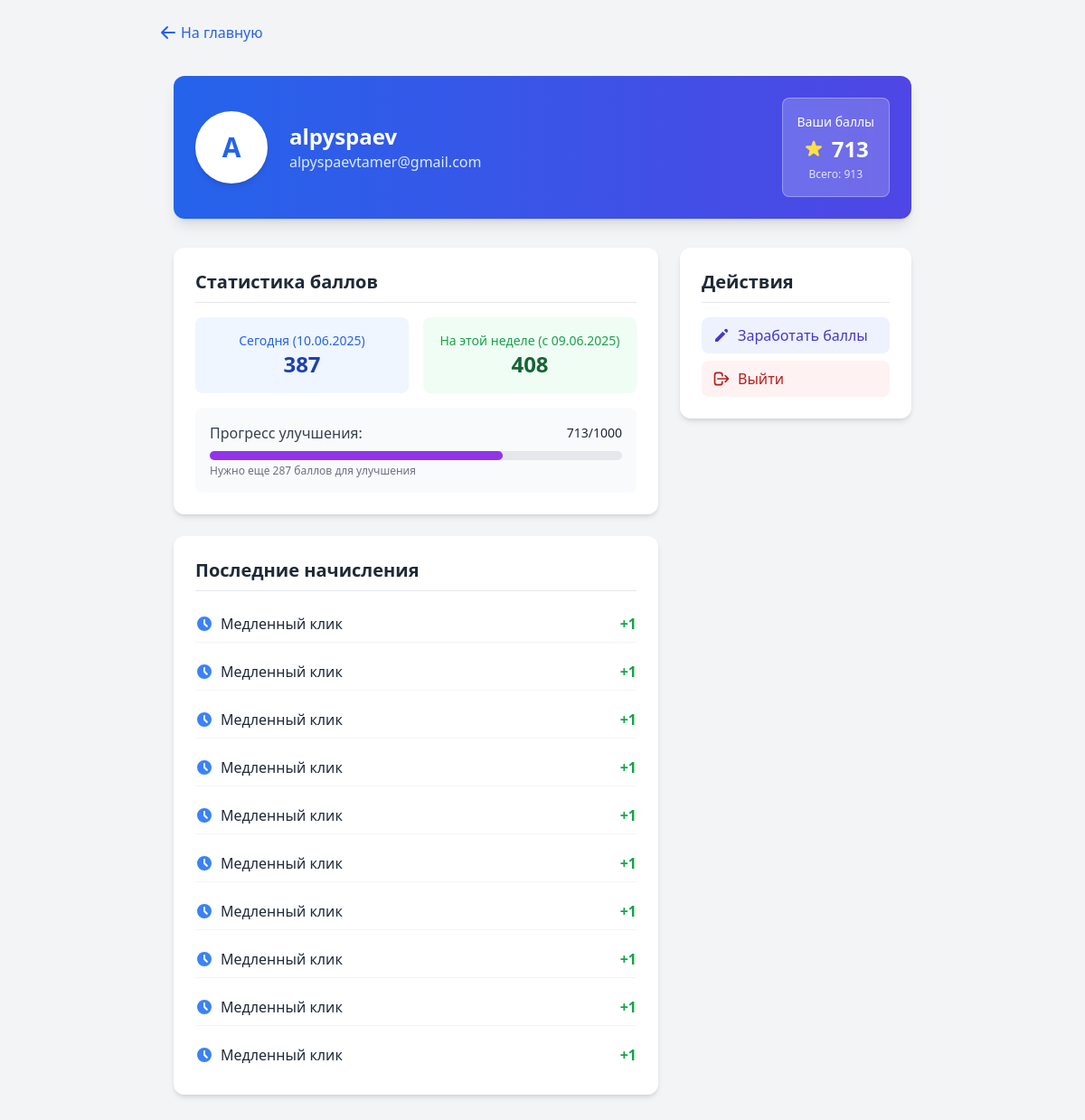
The app's page /profile/ (signed in), older data.
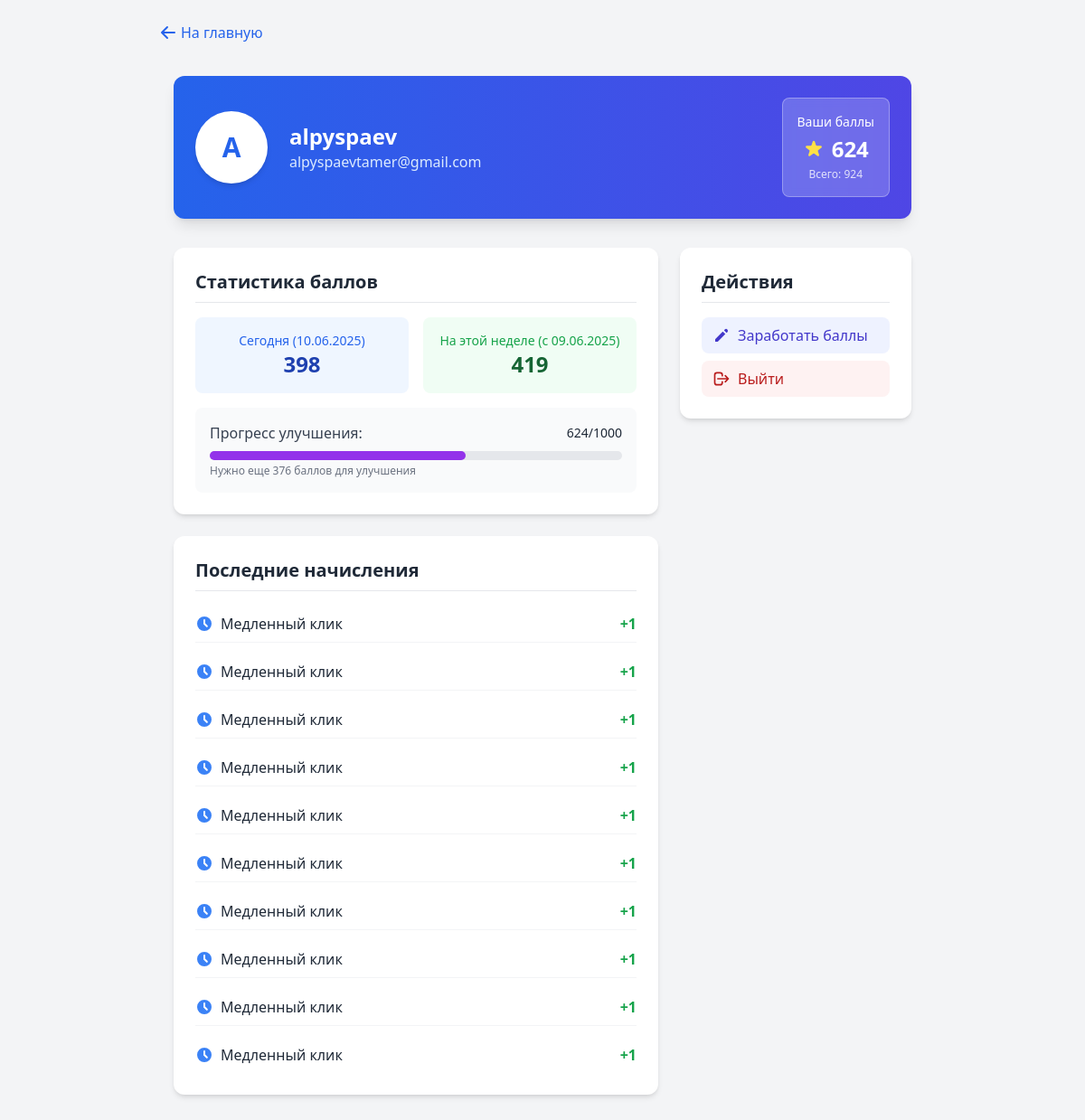
The same page, newer data.
### core/models.py (models this page shows, shortened)
class UserPoints(models.Model):
    SLOW_CLICK_COOLDOWN = timedelta(minutes=15)
    MESSAGE_COST = 100
    UPGRADE_COST = 1000
    DAILY_FAST_CLICKS_LIMIT = 100
    FAST_CLICK_MIN = 5
    FAST_CLICK_MAX = 10
    FAST_CLICK_UPGRADED_MIN = 10
    FAST_CLICK_UPGRADED_MAX = 20
    user = models.OneToOneField(User, on_delete=models.CASCADE, related_name='points_profile')
    points = models.PositiveIntegerField(default=0, validators=[MinValueValidator(0)])
    total_points = models.PositiveIntegerField(default=0)
    is_upgraded = models.BooleanField(default=False)
    last_slow_click = models.DateTimeField(null=True, blank=True)
    last_activity = models.DateTimeField(auto_now=True)
    fast_clicks_today = models.PositiveIntegerField(default=0)
    first_click_today = models.DateTimeField(null=True, blank=True)  # Новое поле для времени первого клика
    objects = UserPointsManager()
    class Meta:
        indexes = [
            models.Index(fields=['user']),
            models.Index(fields=['last_activity']),
        ]
    def get_daily_points(self, date=None):
        date = date or timezone.now().date()
        return self.history.filter(
            created_at__date=date,
            type__in=['slow_click', 'fast_click', 'bonus']
        ).aggregate(total=Sum('amount'))['total'] or 0
    def get_weekly_points(self):
        week_ago = timezone.now() - timedelta(days=7)
        return self.history.filter(
            created_at__gte=week_ago,
            type__in=['slow_click', 'fast_click', 'bonus']
        ).aggregate(total=Sum('amount'))['total'] or 0

class PointHistory(models.Model):
    TYPE_CHOICES = [
        ('slow_click', 'Медленный клик'),
        ('fast_click', 'Быстрый клик'),
        ('spend', 'Списание'),
        ('chat', 'Чат'),
        ('upgrade', 'Улучшение'),
        ('bonus', 'Бонус'),
        ('other', 'Другое'),
    ]
    user_points = models.ForeignKey(UserPoints, on_delete=models.CASCADE, related_name='history')
    amount = models.IntegerField()
    type = models.CharField(max_length=20, choices=TYPE_CHOICES)
    created_at = models.DateTimeField(auto_now_add=True)
    reason = models.CharField(max_length=255, blank=True, default="")
    class Meta:
        ordering = ['-created_at']
        indexes = [
            models.Index(fields=['-created_at']),
            models.Index(fields=['user_points']),
        ]

### core/views.py (the view)
# urls.py: path('profile/', profile_view, name='profile'),
@login_required
def profile_view(request):
    try:
        user_points = UserPoints.objects.get(user=request.user)
        today = timezone.now().date()
        start_of_week = today - timedelta(days=today.weekday())
        context = {
            'user_points': user_points,
            'daily_points': user_points.get_daily_points(),
            'weekly_points': user_points.get_weekly_points(),
            'remaining_points': max(0, 1000 - user_points.points),
            'point_history': user_points.history.all().order_by('-created_at')[:10],
            'start_of_week': start_of_week.strftime('%d.%m.%Y'),
            'today': today.strftime('%d.%m.%Y')
        }
        return render(request, 'user/profile.html', context)
    except ObjectDoesNotExist:
        user_points = UserPoints.objects.create(user=request.user)
        return redirect('profile')

### core/templates/user/profile.html (shortened to what the changed rows need)
{% extends 'base.html' %}
{% load tz %}
{% load static %}
{% block content %}
{% timezone "Europe/Moscow" %}
<div class="max-w-4xl mx-auto px-4 py-8">
    <div class="bg-gradient-to-r from-blue-600 to-indigo-600 rounded-xl p-6 shadow-lg mb-8">
        <div class="flex items-center justify-between">
            <div class="flex items-center">
                <div>
                    <h1 class="text-2xl font-bold text-white">
                        {{ request.user.get_full_name|default:request.user.username }}
                    </h1>
                </div>
            </div>
            <div class="bg-white/20 backdrop-blur-sm rounded-lg p-4 text-center border border-white/30">
                <div class="text-white text-sm mb-1">Ваши баллы</div>
                <div class="flex items-center justify-center space-x-2">
                    <span class="text-2xl font-bold text-white">{{ user_points.points }}</span>
                </div>
                <div class="text-white/80 text-xs mt-1">Всего: {{ user_points.total_points }}</div>
            </div>
        </div>
    </div>
    <div class="grid grid-cols-1 md:grid-cols-3 gap-6">
        <div class="md:col-span-2 space-y-6">
            <div class="bg-white rounded-xl shadow-md p-6">
                <h2 class="text-xl font-semibold mb-4 text-gray-800 border-b pb-2">Статистика баллов</h2>
                <div class="space-y-4">
                    <div class="grid grid-cols-2 gap-4">
                        <div class="bg-blue-50 rounded-lg p-4 text-center">
                            <div class="text-blue-600 text-sm">Сегодня ({{ today }})</div>
                            <div class="text-2xl font-bold text-blue-800">{{ daily_points }}</div>
                        </div>
                        <div class="bg-green-50 rounded-lg p-4 text-center">
                            <div class="text-green-600 text-sm">На этой неделе (с {{ start_of_week }})</div>
                            <div class="text-2xl font-bold text-green-800">{{ weekly_points }}</div>
                        </div>
                    </div>
                    <div class="bg-gray-50 rounded-lg p-4">
                        <div class="flex justify-between items-center mb-2">
                            <span class="text-gray-700">Прогресс улучшения:</span>
                            <span class="text-sm font-medium">
                                {{ user_points.points }}/1000
                            </span>
                        </div>
                        <div class="w-full bg-gray-200 rounded-full h-2.5">
                            <div class="bg-purple-600 h-2.5 rounded-full"
                                 style="width: {% widthratio user_points.points 1000 100 %}%"></div>
                        </div>
                        <div class="text-xs text-gray-500 mt-1">
                            {% if user_points.is_upgraded %}
                                <span class="text-green-600">Улучшение уже куплено!</span>
                            {% else %}
                                Нужно еще {{ remaining_points }} баллов для улучшения
                            {% endif %}
                        </div>
                    </div>
                </div>
            </div>
            <div class="bg-white rounded-xl shadow-md p-6">
                <h2 class="text-xl font-semibold mb-4 text-gray-800 border-b pb-2">Последние начисления</h2>
                <div class="space-y-3">
                    {% for entry in point_history %}
                    <div class="flex justify-between items-center py-2 border-b border-gray-100 last:border-0">
                        <div class="flex items-center">
                            {% if entry.type == 'fast' %}
                            <svg xmlns="http://www.w3.org/2000/svg" class="h-5 w-5 text-yellow-500 mr-2" viewBox="0 0 20 20" fill="currentColor">
                                <path fill-rule="evenodd" d="M11.3 1.046A1 1 0 0112 2v5h4a1 1 0 01.82 1.573l-7 10A1 1 0 018 18v-5H4a1 1 0 01-.82-1.573l7-10a1 1 0 011.12-.38z" clip-rule="evenodd" />
                            </svg>
                            {% else %}
                            <svg xmlns="http://www.w3.org/2000/svg" class="h-5 w-5 text-blue-500 mr-2" viewBox="0 0 20 20" fill="currentColor">
                                <path fill-rule="evenodd" d="M10 18a8 8 0 100-16 8 8 0 000 16zm1-12a1 1 0 10-2 0v4a1 1 0 00.293.707l2.828 2.829a1 1 0 101.415-1.415L11 9.586V6z" clip-rule="evenodd" />
                            </svg>
                            {% endif %}
                            <div>
                                <div class="font-medium">{{ entry.get_type_display }}</div>
                            </div>
                        </div>
                        <div class="text-right">
                            <span class="font-bold text-green-600">+{{ entry.amount }}</span>
                        </div>
                    </div>
                    {% empty %}
                    <div class="text-center text-gray-500 py-4">Нет данных о начислениях</div>
                    {% endfor %}
                </div>
            </div>
        </div>
        <div class="space-y-6">
            <div class="bg-white rounded-xl shadow-md p-6">
                <h2 class="text-xl font-semibold mb-4 text-gray-800 border-b pb-2">Действия</h2>
            </div>
        </div>
    </div>
</div>
{% endtimezone %}
{% endblock %}

Row changes from the older to the newer data that the page shows:
changed UserPoints: points "713" → "624"; total_points "913" → "924"
Text that changed along with them:
{{ daily_points }}: "387" → "398"
{{ weekly_points }}: "408" → "419"
{{ remaining_points }}: "287" → "376"
